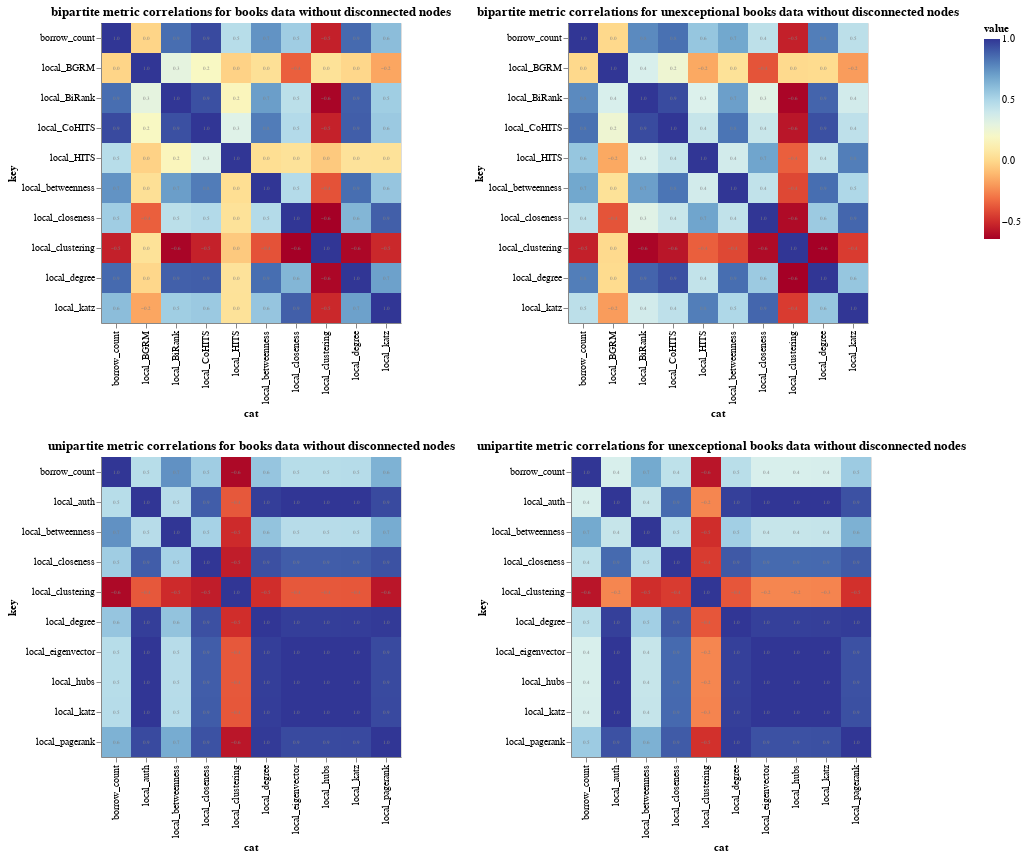

Notebook source saved alongside this figure:
### Code cell
local_cols = [col for col in all_borrows_books.columns.tolist()
              if 'local' in col]
global_cols = [col for col in all_borrows_books.columns.tolist()
               if 'global' in col]
books_bipartite = all_borrows_books[(
    all_borrows_books.columns[~all_borrows_books.columns.isin(global_cols)])]
unexceptional_books_bipartite = unexceptional_borrows_books[(
    unexceptional_borrows_books.columns[~unexceptional_borrows_books.columns.isin(global_cols)])]
books_chart_bipartite = generate_corr_chart(
    books_bipartite[(books_bipartite.component == 0)], 'bipartite metric correlations for books data without disconnected nodes')
unexceptional_books_chart_bipartite = generate_corr_chart(
    unexceptional_books_bipartite[(unexceptional_books_bipartite.component == 0)], 'bipartite metric correlations for unexceptional books data without disconnected nodes')

local_cols = [col for col in projected_books.columns.tolist()
              if 'local' in col]
global_cols = [col for col in projected_books.columns.tolist()
               if 'global' in col]
books_unipartite = projected_books[(
    projected_books.columns[~projected_books.columns.isin(global_cols)])]
unexceptional_books_unipartite = unexceptional_projected_books[(
    unexceptional_projected_books.columns[~unexceptional_projected_books.columns.isin(global_cols)])]
books_chart_unipartite = generate_corr_chart(
    books_unipartite.loc[books_unipartite.component == 0], 'unipartite metric correlations for books data without disconnected nodes')
unexceptional_books_chart_unipartite = generate_corr_chart(
    unexceptional_books_unipartite.loc[unexceptional_books_unipartite.component == 0], 'unipartite metric correlations for unexceptional books data without disconnected nodes')

alt.vconcat(
    alt.hconcat(*[books_chart_bipartite, unexceptional_books_chart_bipartite]),
    alt.hconcat(*[books_chart_unipartite, unexceptional_books_chart_unipartite])
)

### Figure 1 — Vega-Lite specification as saved in the notebook (floating-point values rounded to 4 significant figures)
{"config": {"view": {"continuousWidth": 400, "continuousHeight": 300}}, "vconcat": [{"hconcat": [{"layer": [{"mark": "rect", "encoding": {"color": {"type": "quantitative", "field": "value", "scale": {"scheme": "redyellowblue"}}, "x": {"type": "nominal", "field": "cat"}, "y": {"type": "nominal", "field": "key"}}, "height": 300, "title": "bipartite metric correlations for books data without disconnected nodes", "transform": [{"fold": ["local_degree", "local_clustering", "local_closeness", "local_betweenness", "local_katz", "local_HITS", "local_CoHITS", "local_BiRank", "local_BGRM", "borrow_count"]}], "width": 300}, {"mark": {"type": "text", "color": "grey", "size": 5}, "encoding": {"text": {"type": "quantitative", "field": "value", "format": "0.1f"}, "x": {"type": "nominal", "field": "cat"}, "y": {"type": "nominal", "field": "key"}}, "height": 300, "title": "bipartite metric correlations for books data without disconnected nodes", "transform": [{"fold": ["local_degree", "local_clustering", "local_closeness", "local_betweenness", "local_katz", "local_HITS", "local_CoHITS", "local_BiRank", "local_BGRM", "borrow_count"]}], "width": 300}], "data": {"name": "data-efb02c886ffd003ffb12a2c65b8f0b75"}}, {"layer": [{"mark": "rect", "encoding": {"color": {"type": "quantitative", "field": "value", "scale": {"scheme": "redyellowblue"}}, "x": {"type": "nominal", "field": "cat"}, "y": {"type": "nominal", "field": "key"}}, "height": 300, "title": "bipartite metric correlations for unexceptional books data without disconnected nodes", "transform": [{"fold": ["local_degree", "local_clustering", "local_closeness", "local_betweenness", "local_katz", "local_HITS", "local_CoHITS", "local_BiRank", "local_BGRM", "borrow_count"]}], "width": 300}, {"mark": {"type": "text", "color": "grey", "size": 5}, "encoding": {"text": {"type": "quantitative", "field": "value", "format": "0.1f"}, "x": {"type": "nominal", "field": "cat"}, "y": {"type": "nominal", "field": "key"}}, "height": 300, "title": "bipartite metric correlations for unexceptional books data without disconnected nodes", "transform": [{"fold": ["local_degree", "local_clustering", "local_closeness", "local_betweenness", "local_katz", "local_HITS", "local_CoHITS", "local_BiRank", "local_BGRM", "borrow_count"]}], "width": 300}], "data": {"name": "data-1a2ab52c8e57209d59cf9f58ae7b5408"}}]}, {"hconcat": [{"layer": [{"mark": "rect", "encoding": {"color": {"type": "quantitative", "field": "value", "scale": {"scheme": "redyellowblue"}}, "x": {"type": "nominal", "field": "cat"}, "y": {"type": "nominal", "field": "key"}}, "height": 300, "title": "unipartite metric correlations for books data without disconnected nodes", "transform": [{"fold": ["local_pagerank", "local_hubs", "local_auth", "local_degree", "local_eigenvector", "local_closeness", "local_betweenness", "local_clustering", "local_katz", "borrow_count"]}], "width": 300}, {"mark": {"type": "text", "color": "grey", "size": 5}, "encoding": {"text": {"type": "quantitative", "field": "value", "format": "0.1f"}, "x": {"type": "nominal", "field": "cat"}, "y": {"type": "nominal", "field": "key"}}, "height": 300, "title": "unipartite metric correlations for books data without disconnected nodes", "transform": [{"fold": ["local_pagerank", "local_hubs", "local_auth", "local_degree", "local_eigenvector", "local_closeness", "local_betweenness", "local_clustering", "local_katz", "borrow_count"]}], "width": 300}], "data": {"name": "data-215c302a35c6cb44f76b39856fab5150"}}, {"layer": [{"mark": "rect", "encoding": {"color": {"type": "quantitative", "field": "value", "scale": {"scheme": "redyellowblue"}}, "x": {"type": "nominal", "field": "cat"}, "y": {"type": "nominal", "field": "key"}}, "height": 300, "title": "unipartite metric correlations for unexceptional books data without disconnected nodes", "transform": [{"fold": ["local_pagerank", "local_hubs", "local_auth", "local_degree", "local_eigenvector", "local_closeness", "local_betweenness", "local_clustering", "local_katz", "borrow_count"]}], "width": 300}, {"mark": {"type": "text", "color": "grey", "size": 5}, "encoding": {"text": {"type": "quantitative", "field": "value", "format": "0.1f"}, "x": {"type": "nominal", "field": "cat"}, "y": {"type": "nominal", "field": "key"}}, "height": 300, "title": "unipartite metric correlations for unexceptional books data without disconnected nodes", "transform": [{"fold": ["local_pagerank", "local_hubs", "local_auth", "local_degree", "local_eigenvector", "local_closeness", "local_betweenness", "local_clustering", "local_katz", "borrow_count"]}], "width": 300}], "data": {"name": "data-7022b1e40f770e225cac397df5cbe6a2"}}]}], "$schema": "https://vega.github.io/schema/vega-lite/v4.8.1.json", "datasets": {"data-efb02c886ffd003ffb12a2c65b8f0b75": [{"local_degree": 1.0, "local_clustering": -0.6129, "local_closeness": 0.6289, "local_betweenness": 0.8531, "local_katz": 0.7036, "local_HITS": 0.04957, "local_CoHITS": 0.8955, "local_BiRank": 0.8886, "local_BGRM": -0.002082, "borrow_count": 0.8623, "cat": "local_degree"}, {"local_degree": -0.6129, "local_clustering": 1.0, "local_closeness": -0.6363, "local_betweenness": -0.3854, "local_katz": -0.5071, "local_HITS": -0.04935, "local_CoHITS": -0.5283, "local_BiRank": -0.6222, "local_BGRM": 0.0452, "borrow_count": -0.5317, "cat": "local_clustering"}, {"local_degree": 0.6289, "local_clustering": -0.6363, "local_closeness": 1.0, "local_betweenness": 0.4773, "local_katz": 0.8918, "local_HITS": 0.04717, "local_CoHITS": 0.4817, "local_BiRank": 0.4553, "local_BGRM": -0.3517, "borrow_count": 0.5434, "cat": "local_closeness"}, {"local_degree": 0.8531, "local_clustering": -0.3854, "local_closeness": 0.4773, "local_betweenness": 1.0, "local_katz": 0.5725, "local_HITS": 0.02881, "local_CoHITS": 0.8112, "local_BiRank": 0.7107, "local_BGRM": 0.03855, "borrow_count": 0.7438, "cat": "local_betweenness"}, {"local_degree": 0.7036, "local_clustering": -0.5071, "local_closeness": 0.8918, "local_betweenness": 0.5725, "local_katz": 1.0, "local_HITS": 0.04745, "local_CoHITS": 0.5573, "local_BiRank": 0.5409, "local_BGRM": -0.1606, "borrow_count": 0.6023, "cat": "local_katz"}, {"local_degree": 0.04957, "local_clustering": -0.04935, "local_closeness": 0.04717, "local_betweenness": 0.02881, "local_katz": 0.04745, "local_HITS": 1.0, "local_CoHITS": 0.33, "local_BiRank": 0.1631, "local_BGRM": -0.0178, "borrow_count": 0.468, "cat": "local_HITS"}, {"local_degree": 0.8955, "local_clustering": -0.5283, "local_closeness": 0.4817, "local_betweenness": 0.8112, "local_katz": 0.5573, "local_HITS": 0.33, "local_CoHITS": 1.0, "local_BiRank": 0.9314, "local_BGRM": 0.1907, "borrow_count": 0.9477, "cat": "local_CoHITS"}, {"local_degree": 0.8886, "local_clustering": -0.6222, "local_closeness": 0.4553, "local_betweenness": 0.7107, "local_katz": 0.5409, "local_HITS": 0.1631, "local_CoHITS": 0.9314, "local_BiRank": 1.0, "local_BGRM": 0.2941, "borrow_count": 0.8524, "cat": "local_BiRank"}, {"local_degree": -0.002082, "local_clustering": 0.0452, "local_closeness": -0.3517, "local_betweenness": 0.03855, "local_katz": -0.1606, "local_HITS": -0.0178, "local_CoHITS": 0.1907, "local_BiRank": 0.2941, "local_BGRM": 1.0, "borrow_count": -0.01067, "cat": "local_BGRM"}, {"local_degree": 0.8623, "local_clustering": -0.5317, "local_closeness": 0.5434, "local_betweenness": 0.7438, "local_katz": 0.6023, "local_HITS": 0.468, "local_CoHITS": 0.9477, "local_BiRank": 0.8524, "local_BGRM": -0.01067, "borrow_count": 1.0, "cat": "borrow_count"}], "data-1a2ab52c8e57209d59cf9f58ae7b5408": [{"local_degree": 1.0, "local_clustering": -0.6372, "local_closeness": 0.5552, "local_betweenness": 0.8528, "local_katz": 0.5711, "local_HITS": 0.4329, "local_CoHITS": 0.9322, "local_BiRank": 0.8783, "local_BGRM": 0.01518, "borrow_count": 0.8073, "cat": "local_degree"}, {"local_degree": -0.6372, "local_clustering": 1.0, "local_closeness": -0.6016, "local_betweenness": -0.4145, "local_katz": -0.4478, "local_HITS": -0.3512, "local_CoHITS": -0.5667, "local_BiRank": -0.6194, "local_BGRM": 0.009124, "borrow_count": -0.5323, "cat": "local_clustering"}, {"local_degree": 0.5552, "local_clustering": -0.6016, "local_closeness": 1.0, "local_betweenness": 0.4353, "local_katz": 0.8724, "local_HITS": 0.6904, "local_CoHITS": 0.4115, "local_BiRank": 0.3231, "local_BGRM": -0.3804, "borrow_count": 0.4479, "cat": "local_closeness"}, {"local_degree": 0.8528, "local_clustering": -0.4145, "local_closeness": 0.4353, "local_betweenness": 1.0, "local_katz": 0.4969, "local_HITS": 0.3789, "local_CoHITS": 0.8332, "local_BiRank": 0.7074, "local_BGRM": 0.04537, "borrow_count": 0.6823, "cat": "local_betweenness"}, {"local_degree": 0.5711, "local_clustering": -0.4478, "local_closeness": 0.8724, "local_betweenness": 0.4969, "local_katz": 1.0, "local_HITS": 0.8069, "local_CoHITS": 0.4457, "local_BiRank": 0.3802, "local_BGRM": -0.1875, "borrow_count": 0.4534, "cat": "local_katz"}, {"local_degree": 0.4329, "local_clustering": -0.3512, "local_closeness": 0.6904, "local_betweenness": 0.3789, "local_katz": 0.8069, "local_HITS": 1.0, "local_CoHITS": 0.4199, "local_BiRank": 0.3435, "local_BGRM": -0.1551, "borrow_count": 0.5716, "cat": "local_HITS"}, {"local_degree": 0.9322, "local_clustering": -0.5667, "local_closeness": 0.4115, "local_betweenness": 0.8332, "local_katz": 0.4457, "local_HITS": 0.4199, "local_CoHITS": 1.0, "local_BiRank": 0.9452, "local_BGRM": 0.2478, "borrow_count": 0.8453, "cat": "local_CoHITS"}, {"local_degree": 0.8783, "local_clustering": -0.6194, "local_closeness": 0.3231, "local_betweenness": 0.7074, "local_katz": 0.3802, "local_HITS": 0.3435, "local_CoHITS": 0.9452, "local_BiRank": 1.0, "local_BGRM": 0.3594, "borrow_count": 0.772, "cat": "local_BiRank"}, {"local_degree": 0.01518, "local_clustering": 0.009124, "local_closeness": -0.3804, "local_betweenness": 0.04537, "local_katz": -0.1875, "local_HITS": -0.1551, "local_CoHITS": 0.2478, "local_BiRank": 0.3594, "local_BGRM": 1.0, "borrow_count": 0.003856, "cat": "local_BGRM"}, {"local_degree": 0.8073, "local_clustering": -0.5323, "local_closeness": 0.4479, "local_betweenness": 0.6823, "local_katz": 0.4534, "local_HITS": 0.5716, "local_CoHITS": 0.8453, "local_BiRank": 0.772, "local_BGRM": 0.003856, "borrow_count": 1.0, "cat": "borrow_count"}], "data-215c302a35c6cb44f76b39856fab5150": [{"local_pagerank": 1.0, "local_hubs": 0.9469, "local_auth": 0.9469, "local_degree": 0.9901, "local_eigenvector": 0.9469, "local_closeness": 0.9268, "local_betweenness": 0.6678, "local_clustering": -0.565, "local_katz": 0.9486, "borrow_count": 0.6446, "cat": "local_pagerank"}, {"local_pagerank": 0.9469, "local_hubs": 1.0, "local_auth": 1.0, "local_degree": 0.9792, "local_eigenvector": 1.0, "local_closeness": 0.8968, "local_betweenness": 0.4703, "local_clustering": -0.3698, "local_katz": 1.0, "borrow_count": 0.4692, "cat": "local_hubs"}, {"local_pagerank": 0.9469, "local_hubs": 1.0, "local_auth": 1.0, "local_degree": 0.9792, "local_eigenvector": 1.0, "local_closeness": 0.8968, "local_betweenness": 0.4703, "local_clustering": -0.3698, "local_katz": 1.0, "borrow_count": 0.4692, "cat": "local_auth"}, {"local_pagerank": 0.9901, "local_hubs": 0.9792, "local_auth": 0.9792, "local_degree": 1.0, "local_eigenvector": 0.9792, "local_closeness": 0.93, "local_betweenness": 0.5812, "local_clustering": -0.4882, "local_katz": 0.9805, "borrow_count": 0.5736, "cat": "local_degree"}, {"local_pagerank": 0.9469, "local_hubs": 1.0, "local_auth": 1.0, "local_degree": 0.9792, "local_eigenvector": 1.0, "local_closeness": 0.8968, "local_betweenness": 0.4703, "local_clustering": -0.3698, "local_katz": 1.0, "borrow_count": 0.4692, "cat": "local_eigenvector"}, {"local_pagerank": 0.9268, "local_hubs": 0.8968, "local_auth": 0.8968, "local_degree": 0.93, "local_eigenvector": 0.8968, "local_closeness": 1.0, "local_betweenness": 0.524, "local_clustering": -0.5416, "local_katz": 0.8985, "borrow_count": 0.5429, "cat": "local_closeness"}, {"local_pagerank": 0.6678, "local_hubs": 0.4703, "local_auth": 0.4703, "local_degree": 0.5812, "local_eigenvector": 0.4703, "local_closeness": 0.524, "local_betweenness": 1.0, "local_clustering": -0.4991, "local_katz": 0.4723, "borrow_count": 0.7497, "cat": "local_betweenness"}, {"local_pagerank": -0.565, "local_hubs": -0.3698, "local_auth": -0.3698, "local_degree": -0.4882, "local_eigenvector": -0.3698, "local_closeness": -0.5416, "local_betweenness": -0.4991, "local_clustering": 1.0, "local_katz": -0.3726, "borrow_count": -0.6077, "cat": "local_clustering"}, {"local_pagerank": 0.9486, "local_hubs": 1.0, "local_auth": 1.0, "local_degree": 0.9805, "local_eigenvector": 1.0, "local_closeness": 0.8985, "local_betweenness": 0.4723, "local_clustering": -0.3726, "local_katz": 1.0, "borrow_count": 0.4715, "cat": "local_katz"}, {"local_pagerank": 0.6446, "local_hubs": 0.4692, "local_auth": 0.4692, "local_degree": 0.5736, "local_eigenvector": 0.4692, "local_closeness": 0.5429, "local_betweenness": 0.7497, "local_clustering": -0.6077, "local_katz": 0.4715, "borrow_count": 1.0, "cat": "borrow_count"}], "data-7022b1e40f770e225cac397df5cbe6a2": [{"local_pagerank": 1.0, "local_hubs": 0.9282, "local_auth": 0.9282, "local_degree": 0.9838, "local_eigenvector": 0.9282, "local_closeness": 0.9024, "local_betweenness": 0.6498, "local_clustering": -0.4803, "local_katz": 0.9319, "borrow_count": 0.55, "cat": "local_pagerank"}, {"local_pagerank": 0.9282, "local_hubs": 1.0, "local_auth": 1.0, "local_degree": 0.9742, "local_eigenvector": 1.0, "local_closeness": 0.8615, "local_betweenness": 0.4176, "local_clustering": -0.2465, "local_katz": 0.9998, "borrow_count": 0.359, "cat": "local_hubs"}, {"local_pagerank": 0.9282, "local_hubs": 1.0, "local_auth": 1.0, "local_degree": 0.9742, "local_eigenvector": 1.0, "local_closeness": 0.8615, "local_betweenness": 0.4176, "local_clustering": -0.2465, "local_katz": 0.9998, "borrow_count": 0.359, "cat": "local_auth"}, {"local_pagerank": 0.9838, "local_hubs": 0.9742, "local_auth": 0.9742, "local_degree": 1.0, "local_eigenvector": 0.9742, "local_closeness": 0.9084, "local_betweenness": 0.5359, "local_clustering": -0.3742, "local_katz": 0.977, "borrow_count": 0.4614, "cat": "local_degree"}, {"local_pagerank": 0.9282, "local_hubs": 1.0, "local_auth": 1.0, "local_degree": 0.9742, "local_eigenvector": 1.0, "local_closeness": 0.8615, "local_betweenness": 0.4176, "local_clustering": -0.2465, "local_katz": 0.9998, "borrow_count": 0.359, "cat": "local_eigenvector"}, {"local_pagerank": 0.9024, "local_hubs": 0.8615, "local_auth": 0.8615, "local_degree": 0.9084, "local_eigenvector": 0.8615, "local_closeness": 1.0, "local_betweenness": 0.468, "local_clustering": -0.4482, "local_katz": 0.8652, "borrow_count": 0.4444, "cat": "local_closeness"}, {"local_pagerank": 0.6498, "local_hubs": 0.4176, "local_auth": 0.4176, "local_degree": 0.5359, "local_eigenvector": 0.4176, "local_closeness": 0.468, "local_betweenness": 1.0, "local_clustering": -0.4905, "local_katz": 0.4212, "borrow_count": 0.6762, "cat": "local_betweenness"}, {"local_pagerank": -0.4803, "local_hubs": -0.2465, "local_auth": -0.2465, "local_degree": -0.3742, "local_eigenvector": -0.2465, "local_closeness": -0.4482, "local_betweenness": -0.4905, "local_clustering": 1.0, "local_katz": -0.2506, "borrow_count": -0.5688, "cat": "local_clustering"}, {"local_pagerank": 0.9319, "local_hubs": 0.9998, "local_auth": 0.9998, "local_degree": 0.977, "local_eigenvector": 0.9998, "local_closeness": 0.8652, "local_betweenness": 0.4212, "local_clustering": -0.2506, "local_katz": 1.0, "borrow_count": 0.3623, "cat": "local_katz"}, {"local_pagerank": 0.55, "local_hubs": 0.359, "local_auth": 0.359, "local_degree": 0.4614, "local_eigenvector": 0.359, "local_closeness": 0.4444, "local_betweenness": 0.6762, "local_clustering": -0.5688, "local_katz": 0.3623, "borrow_count": 1.0, "cat": "borrow_count"}]}}
